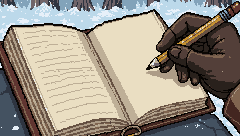
#> input picture assets/img/sketch_src/page.png, 240 x 136 px, found by its file name
$ python build_sketch_stages.py
#> lines starting #> are read from the running program, lines starting #| are printed output that depends on the picture; pictures that were not available may be replaced by others from this repository, and a replacement may not be noted
"""Build the Whispering Pines sketch progression stills.

Each animal's finished pencil sketch (PixelLab, assets/img/sketch_src/<kind>.png, 48x48 transparent)
is drawn onto the blank right-hand page of a close-up notebook still (assets/img/sketch_src/page.png,
PixelLab, a closer view of cut/sketch) in stages: a faint underdrawing of the whole animal
first, then the outlines going in, then the shading, until the last trip finishes it.
Writes assets/img/cut/sketch_<kind>_<n>.png for n = 1..trips. The page's handwriting (the name and
a few field notes, more of them each stage) is added afterwards in the browser, in the game's font:
tools/sketch_notes.cjs.

    python3 tools/build_sketch_stages.py
"""
import random
from PIL import Image

TRIPS = {'fox': 4, 'hare': 3, 'deer': 4, 'elk': 5, 'bird': 3, 'owl': 6, 'bear': 7}
ROOT = 'assets/img'
CX, BOTTOM, MAXW, MAXH = 150, 106, 58, 56   # the middle of the right-hand page (it may run under the hand)
TILT = 0.25                                  # the page leans: each row shifts with it
GRAPHITE = (78, 70, 66)


def lum(c):
    return 0.3 * c[0] + 0.59 * c[1] + 0.11 * c[2]


def stage(page, art, f, rnd, bare=False):
    """page with the drawing at fraction f (0..1] of the way to finished"""
    art = art.crop(art.getbbox())
    sc = min(1.0, MAXW / art.width, MAXH / art.height)
    if sc < 1:
        art = art.resize((max(1, round(art.width * sc)), max(1, round(art.height * sc))), Image.NEAREST)
    a = art.load()
    w, h = art.size
    out = page.copy()
    o = out.load()
    x0, y0, x1, y1 = 0, 0, w, h
    ox, oy = round(CX - w / 2), BOTTOM - h
    def stroke(x, y):
        c = a[x, y]
        return c[3] > 40 and lum(c) < 226
    order = {}
    for y in range(y0, y1):
        for x in range(x0, x1):
            if not stroke(x, y):
                continue
            # lone specks of the ground hatching read as dirt on the page: leave them out
            if sum(stroke(x + dx, y + dy) for dx in (-1, 0, 1) for dy in (-1, 0, 1) if (dx or dy) and 0 <= x + dx < w and 0 <= y + dy < h) < 2:
                continue
            edge = any(not (0 <= x + dx < w and 0 <= y + dy < h) or not stroke(x + dx, y + dy) or lum(a[x + dx, y + dy]) > 226
                       for dx, dy in ((1, 0), (-1, 0), (0, 1), (0, -1))) or lum(a[x, y]) < 100
            s = 0.6 * (y - y0) / max(1, y1 - y0) + 0.4 * (x - x0) / max(1, x1 - x0) + rnd.uniform(-0.08, 0.08)
            order[(x, y)] = (edge, s)
    for (x, y), (edge, s) in order.items():
        c = a[x, y]
        dark = 1 - lum(c) / 255
        if f >= 1:
            k = 1.0
        elif edge:
            k = 1.0 if s < f * 1.45 else 0.3       # outlines go in; the rest is the faint underdrawing
        else:
            k = 1.0 if s < (f - 0.3) * 1.75 else 0.0  # shading comes later
        if k <= 0:
            continue
        alpha = min(1.0, 0.25 + dark * 1.1) * k
        # into page space: scaled, sheared with the tilt of the page
        X, Y = ox + x, oy + y
        X += round((Y - 78) * TILT)
        if not (0 <= X < out.width and 0 <= Y < out.height):
            continue
        base = o[X, Y]
        if not bare and (lum(base) < 170 or base[0] - base[2] > 70):  # not paper (the glove, the pencil, the fold): it is in front
            continue
        ink = tuple(int(GRAPHITE[i] * (0.55 + 0.45 * (1 - dark)) ) for i in range(3))
        if bare:  # just the pencil on clear paper, for the notebook page
            o[X, Y] = ink + (int(255 * alpha),)
        else:
            o[X, Y] = tuple(int(base[i] * (1 - alpha) + ink[i] * alpha) for i in range(3)) + (255,)
    return out


def main():
    import os
    os.makedirs(f'{ROOT}/sketch', exist_ok=True)
    page = Image.open(f'{ROOT}/sketch_src/page.png').convert('RGBA')
#> page is the input picture: PIL image 240x136 RGBA; mean R, G, B, A 153.9, 146.2, 134.3, 255
    for kind, n in TRIPS.items():
        art = Image.open(f'{ROOT}/sketch_src/{kind}.png').convert('RGBA')
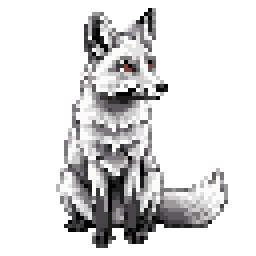
#> input picture assets/img/sketch_src/fox.png, 64 x 64 px, found by its file name (shown 4 times larger)
#> art is the input picture: PIL image 64x64 RGBA; mean R, G, B, A 51.2, 50.1, 50.4, 82.9
        for k in range(1, n + 1):
            rnd = random.Random(kind)  # the same stroke order every stage
            stage(page, art, k / n, rnd).save(f'{ROOT}/cut/sketch_{kind}_{k}.png')
            # the drawing alone (no glove, no page), cropped: what the field guide shows
            bare = stage(Image.new('RGBA', page.size, (0, 0, 0, 0)), art, k / n, random.Random(kind), bare=True)
            bare.crop(bare.getbbox() or (0, 0, 1, 1)).save(f'{ROOT}/sketch/{kind}_{k}.png')
#> this loop made 4 passes
#> pass 1, in stage, `art = art.crop(art.getbbox())`:
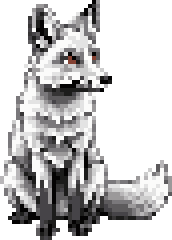
#> art: PIL image 43x60 RGBA (shown 4 times larger); mean R, G, B, A 78.9, 77.8, 78.2, 131.7; transparent parts drawn white
#> pass 1, in stage, `art = art.resize((max(1, round(art.width * sc)), max(1, round(art.heig..`:
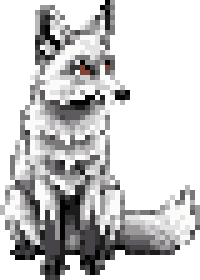
#> art: PIL image 40x56 RGBA (shown 5 times larger); mean R, G, B, A 78.2, 77.1, 77.5, 128.3; transparent parts drawn white
#> pass 1, in main, `stage(page, art, k / n, rnd).save(f'{ROOT}/cut/sketch_{kind}_{k}.png')`:
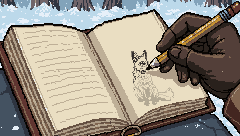
#> saved as sketch_fox_1.png: PIL image 240x136 RGBA; mean R, G, B, A 152.5, 144.8, 133.1, 255
#> after the loop:
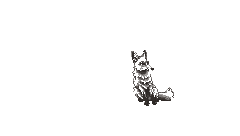
#> bare: PIL image 240x136 RGBA; mean R, G, B, A 1.4, 1.3, 1.2, 5; transparent parts drawn white
        print(kind, n)
#| fox 4
#> pass 3 of the loop in main, `for kind, n in TRIPS.items():`:
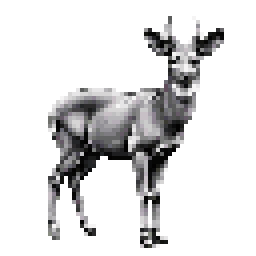
#> input picture assets/img/sketch_src/deer.png, 64 x 64 px, found by its file name (shown 4 times larger)
#> in main, art is the input picture: PIL image 64x64 RGBA; mean R, G, B, A 31.4, 30.4, 30.8, 62.9
#> the loop in main, `for k in range(1, n + 1):` made 4 passes
#> pass 1, in main, `stage(page, art, k / n, rnd).save(f'{ROOT}/cut/sketch_{kind}_{k}.png')`:
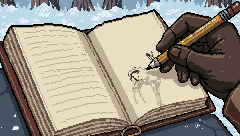
#> saved as sketch_deer_1.png: PIL image 240x136 RGBA; mean R, G, B, A 152.9, 145.2, 133.4, 255
#> after the loop in main, `for k in range(1, n + 1):`:
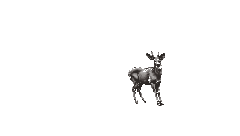
#> bare: PIL image 240x136 RGBA; mean R, G, B, A 1.5, 1.4, 1.3, 5.5; transparent parts drawn white
#| deer 4
#> the loop made 7 passes; the first 3 are shown


if __name__ == '__main__':
    main()
